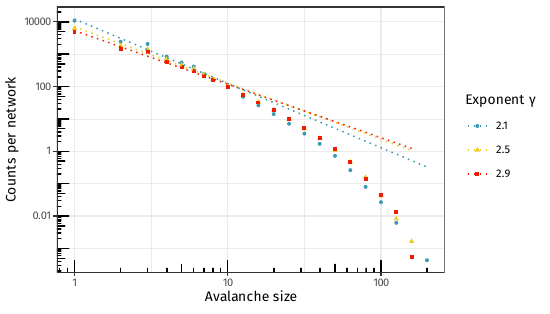

R code for this plot:
library(igraph)
library(data.table)
library(ggplot2)

global_font <- "Fira Sans"
theme_set(theme_bw(base_size = 15, base_family = global_font))
source("source/sandpile.R")
source("source/size_distribution_sf.R")
source("source/utils.R")

# generate the size distributions and write to file
gammas <- c(2.1, 2.3, 2.5, 2.7, 2.9)
n <- 1e4
m <- 2e4
n_samples <- 50
n_iters <- 8e4
sink_frac <- 0.01
# index from which to start sampling (i.e. beginning of the critical region)
# 2e4 / 8e4 is a bit conservative for gamma >~ 2.3, but
# necessary for gamma = 2.1
start_ind <- 2e4
# DANGER: VERY SLOW!
# size_dist_sf(gammas, n_samples, n, m, n_iters, sink_frac, start_ind) |>
#  fwrite("size_dist.out")

# define function to fit logarithmically-binned data points
# (only inside linear region)
fit_sizes <- function(data) {
  require(rjags)

  # define a linear model for JAGS
  model <- "
    model {
      tau <- 1 / sigma^2

      for (i in 1:length(x)) {
        mu[i] <- a + b * x[i]
        y[i] ~ dnorm(mu[i], tau)
      }

      a ~ dnorm(0, 1e-6)
      b ~ dnorm(0, 1e-6)
      sigma ~ dexp(0.001)
    }"

  inits <- function(chain) {
    list(a = runif(1, 0, 10), b = runif(1, -2, 0), sigma = runif(1, 0, 1))
  }

  params <- c("a", "b", "sigma")

  # build the model and run the chains
  jm <- jags.model(
    textConnection(model), data, inits,
    n.chains = 3, n.adapt = 1000, quiet = TRUE
  )
  chain <- coda.samples(jm, variable.names = params, n.iter = 1e5)

  # extract statistics
  chain_sum <- summary(chain)
  means <- chain_sum$statistics[, "Mean"] |> unname()
  taus <- tidybayes::tidy_draws(chain) |>
    dplyr::select("b") |>
    dplyr::pull()

  # b is -tau
  taus <- -taus

  list(a = means[1], b = means[2], c = means[3], taus = list(taus))
}

# read from file and extract counts
szd <- fread("out-data/size_dist.out")
szd[, sizes := stringr::str_split(szd$sizes, "\\|") |> lapply(as.integer)]
str(szd) # `sizes` should be a list of integer vectors

# bin the data logarithmically and adjust counts by n_samples
szd <- szd[, logbins(unlist(sizes)), keyby = gamma
           ][, y := y - log10(n_samples)]

# filter data for fitting
szd_fit <- copy(szd)
szd_fit <- szd_fit[x < 1.1, fit_sizes(.SD), keyby = gamma]

# add fitted data points
szd[, y_fit := szd_fit[.GRP, a] + szd_fit[.GRP, b] * x, keyby = gamma]

# choose palette
my_pal <- wesanderson::wes_palette("Zissou1", 5)[c(1, 3, 5)]
# produce the plots
szd[gamma %in% c(2.1, 2.5, 2.9)] |>
  ggplot(aes(x = x, colour = factor(gamma))) +
    geom_point(
      aes(y = y, shape = factor(gamma)), size = 1
    ) +
    geom_line(aes(y = y_fit), linetype = "dotted") +
    scale_colour_manual(values = my_pal) +
    scale_x_continuous(breaks = 0:2, labels = \(b) 10^b) +
    scale_y_continuous(breaks = seq(-2, 4, 2), labels = \(b) 10^b) +
    annotation_logticks() +
    labs(
      x = "Avalanche size", y = "Counts per network",
      colour = "Exponent γ", shape = "Exponent γ"
    ) +
    theme_bw(base_size = 10, base_family = global_font)

ggsave(
  "figures/size_dist_fit.pdf", device = cairo_pdf,
  width = 14, height = 8, units = "cm"
)

# summarize exponent results
fit_res <- szd_fit[, .(taus = unlist(taus)), keyby = gamma
                   ][, .(mean = mean(taus),
                         sd = sd(taus),
                         q2.5 = quantile(taus, 0.025),
                         q97.5 = quantile(taus, 0.975))
                     , keyby = gamma]
